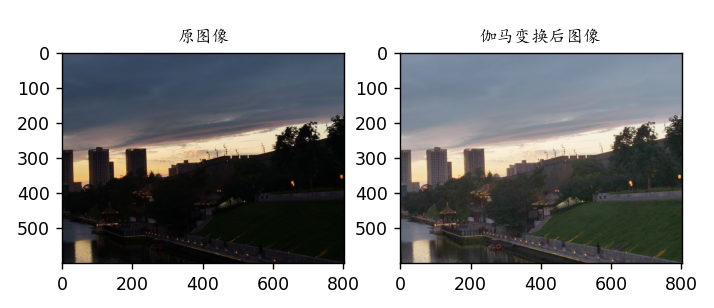

Reproduce this figure in Python.
# 伽马变换
# 在低照度图像增强中，伽马变换的原理是通过对图像的灰度值进行非线性变换，以提高图像的对比度和清晰度。
# 在低照度条件下，图像的亮度可能较低，细节不够清晰。通过应用伽马变换，可以调整图像的灰度级别，使得暗部细节更加突出，整体图像变得更清晰。
# 伽马变换可以增强图像的局部对比度，使图像更具有视觉吸引力和信息量。

import numpy as np
import matplotlib.pyplot as plt
import cv2

img = cv2.imread('image1.jpg')
img = img.astype(np.float32) / 255.0


def gamma_correction(img, gamma):
    return np.power(img, gamma)


gamma = 0.5
img_gamma = gamma_correction(img, gamma)

plt.subplot(1, 2, 1)
plt.imshow(cv2.cvtColor(img, cv2.COLOR_BGR2RGB))
plt.title('原图像', fontdict={'family': 'KaiTi', 'size': 10})

plt.subplot(1, 2, 2)
plt.imshow(cv2.cvtColor(img_gamma, cv2.COLOR_BGR2RGB))
plt.title('伽马变换后图像', fontdict={'family': 'KaiTi', 'size': 10})
plt.show()

cv2.imwrite("image2.jpg", img_gamma * 255)  # 保存伽马变换后的图像
